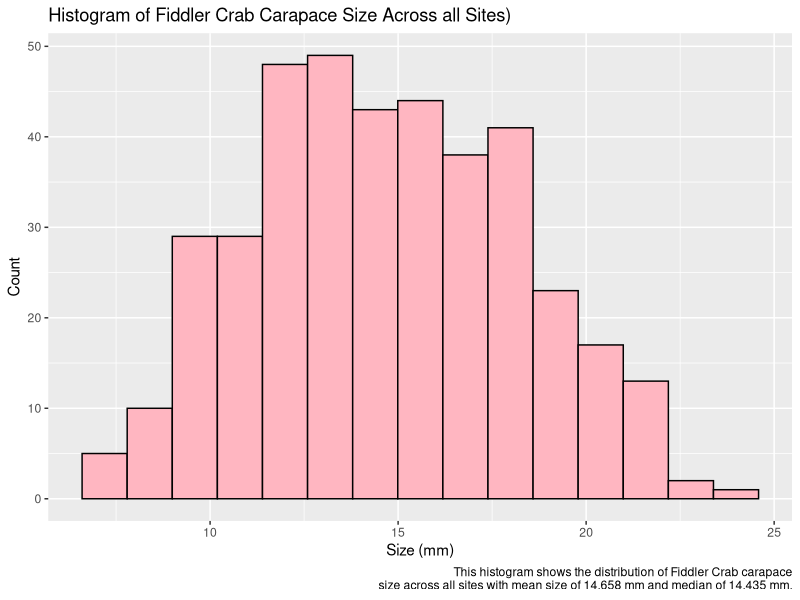
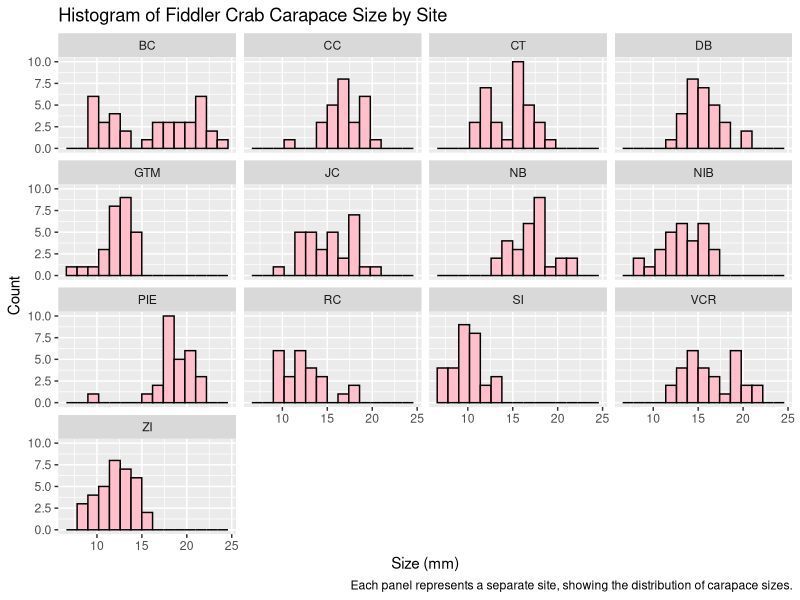
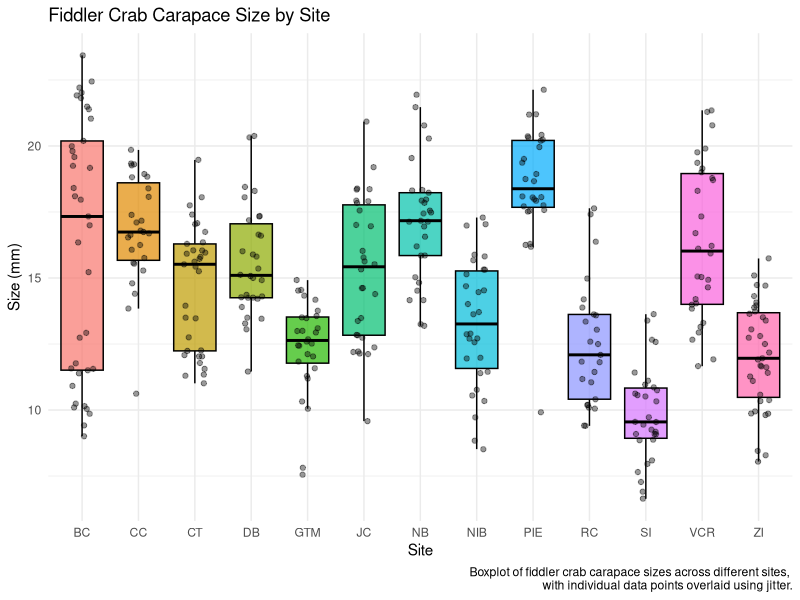
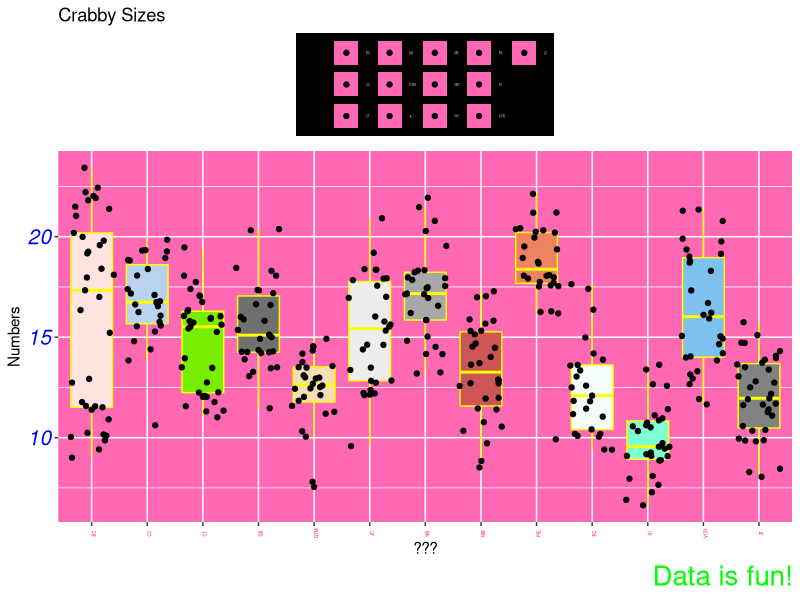

Here is the R script that generated these plots, in order:
## ---- chunk 1
knitr::opts_chunk$set(echo = TRUE)

# Load necessary packages.
library(here)
library(tidyverse)
library(viridis)
library(ggtext)
library(ggplot2)
## ---- chunk 2
# Load necessary data.
crab_data <- read_csv(file=here("Labs/week2/pie_crab.csv"))
mean(crab_data$size)
median(crab_data$size)
sd(crab_data$size)
## ---- chunk 3
ggplot(data = crab_data, aes(x = size)) +
  geom_histogram(bins = 15, fill = "lightpink", color = "black") + 
  labs(x = "Size (mm)",
       y = "Count",
       title = "Histogram of Fiddler Crab Carapace Size Across all Sites)",
       caption = "This histogram shows the distribution of Fiddler Crab carapace
       size across all sites with mean size of 14.658 mm and median of 14.435 mm.")
## ---- chunk 4
ggplot(data = crab_data, aes(x = size)) +
  geom_histogram(bins = 15, fill = "pink", color = "black") + 
  facet_wrap(~ site) +  # Create separate histograms for each site
  labs(x = "Size (mm)",
       y = "Count",
       title = "Histogram of Fiddler Crab Carapace Size by Site",
       caption = "Each panel represents a separate site, showing the distribution of carapace sizes.") 
## ---- chunk 5
ggplot(data = crab_data, aes(x = site, y = size, fill = site)) +
  geom_boxplot(outlier.shape = NA, color = "black", alpha = 0.7) +  # Fill with different colors by site
  geom_jitter(width = 0.2, alpha = 0.4, color = "black") +  
  labs(x = "Site",
       y = "Size (mm)",
       title = "Fiddler Crab Carapace Size by Site",
       caption = "Boxplot of fiddler crab carapace sizes across different sites, 
       with individual data points overlaid using jitter.") +
  theme_minimal() +
  theme(legend.position = "none") 
## ---- chunk 6
ggplot(data = crab_data, aes(x = site, y = size, fill = site)) +
  geom_boxplot(outlier.shape = NA, color = "yellow", fill = sample(colors(), 13)) +  # Random ugly colors
  geom_jitter() +  
  labs(x = "???",  
       y = "Numbers",
       title = "Crabby Sizes",
       caption = "Data is fun!") +
  theme(
    axis.text.x = element_text(size = 3, angle = 90, color = "red"),  # Unreadable x-axis
    axis.text.y = element_text(size = 15, face = "italic", color = "blue"),  # Huge y-axis
    plot.caption = element_text(size = 20, color = "green"),  # Oversized, distracting caption
    panel.background = element_rect(fill = "hotpink"),
    legend.position = "top",  # Moves legend to a useless place
    legend.background = element_rect(fill = "black"),
    legend.text = element_text(size = 2, color = "white")  # Impossible to read legend text
  )
